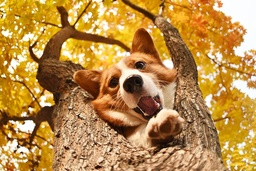
#> input picture code/example_images/corgi-tree.jpeg, 256 x 171 px, shrunk from 800 x 534 before the run, found by its file name
$ python FuzzyCMeans.py
#> lines starting #> are read from the running program, lines starting #| are printed output that depends on the picture
#> further down, img is the input picture: shape (171, 256, 3); mean B, G, R 73.7, 140.1, 185.4
from multiprocessing.dummy import Array
from cv2 import kmeans
import numpy as np
from matplotlib import pyplot as plt
from scipy.spatial import distance
import cv2
from sklearn.cluster import KMeans


def FuzzyCMeans(data, k):
#> called with data = array of shape (43776, 3), k = 4
    num_datapoints = len(data)
#> num_datapoints = 43776
    num_dimensions = len(data[0]) # x, y, z, ...
#> num_dimensions = 3
    f = 2 # fuzzy (how hard or soft clustering is)
    mem_values = np.random.dirichlet(np.ones(k), num_datapoints) #dirichlet --> make random mem_values that add to 1 basically
    centers = np.zeros((k, num_dimensions)) # initalize k centers with same dimensions as datapoints, all 0s

    # Calculate centroids
    for j in range(k):
        # Sum of all membership values (from datapoints) for a cluster j
        mem_sum = sum(np.power(mem_values[:,j], f))
        data_mem_sum = 0
        for i in range(num_datapoints):
            # Multiplying the membership values of the datapoint by the datapoint's x, y values
            dp_sum = np.multiply(np.power(mem_values[i, j], f), data[i, :])
            data_mem_sum += dp_sum
        centroid_pos = data_mem_sum / mem_sum
        centers[j] = np.reshape(centroid_pos, num_dimensions) # Update centers positions
#> this loop made 4 passes
#> (mem_sum, centroid_pos) on passes 1 to 4: (4390.7, [73.1, 139.3, 184.7]), (4399, [74.16, 140.7, 185.9]), (4346.6, [73.51, 140.2, 185.5]), (4371.3, [73.18, 139.8, 185.2])
#> after the loop, centers = [[73.1, 139.3, 184.7], [74.16, 140.7, 185.9], [73.51, 140.2, 185.5], [73.18, 139.8, 185.2]]
    # Recalculate the membership values
    for i in range(num_datapoints):
        # Calculate the total distance to ALL clusters (using Euclidean distance)
        total_dist = 0
        for j in range(k):
            total_dist += np.power(1/distance.euclidean(centers[j, 0:num_dimensions], data[i, 0:num_dimensions]), 1/(f-1))
        # New membership value is equal to the euclidean distance from a datapoint i to cluster j
        # divided by the total distance to all clusters from the same datapoint
        for j in range(k):
            new_weight = np.power((1/distance.euclidean(centers[j, 0:num_dimensions], data[i, 0:num_dimensions])), 1/(f-1)) / total_dist
            mem_values[i,j] = new_weight
    # Decide on a datapoint's primary cluster based on these updated values
    addZeros = np.zeros((num_datapoints, 1))
    img_data = data
    data = np.append(data, addZeros, axis=1)
    for i in range(num_datapoints):
        cluster_num = np.where(mem_values[i] == np.amax(mem_values[i]))
        data[i, num_dimensions-1] = cluster_num[0]
#> this loop made 43776 passes
#> cluster_num on passes 1 to 3: ([3],), ([3],), ([3],)
    return centers, data, img_data


k = 4
data = np.random.randint(100, size=(100,4)) # size=(m, n) => m samples of n size are pulled
# data = np.array([
#         [1,1,2,1],
#         [2,1,2,3],
#         [2,2,4,5],
#         [50,42,2,83],
#         [51,43,1,82],
#         [51,44,3,89],
#         [53,40,8,80]])
# data = np.array([[1, 2], [3, 4]])
# new_data = FuzzyCMeans(data, k)
img = cv2.imread("corgi-tree.jpeg", cv2.IMREAD_UNCHANGED)
reshaped_img = img.reshape((-1,3))
centers, new_data, img_data = FuzzyCMeans(reshaped_img, k)
centers = np.uint8(centers)
#> centers = [[73, 139, 184], [74, 140, 185], [73, 140, 185], [73, 139, 185]]
print(centers)
#| [[ 73 139 184]
#|  [ 74 140 185]
#|  [ 73 140 185]
#|  [ 73 139 185]]
# print(centers.flatten())
print(np.uint(new_data[:, 3]).flatten())
#> (printed output is left out)
segmented_image = centers[np.uint8(new_data[:, 3]).flatten()]
print(segmented_image)
#> (printed output is left out)
segmented_image = segmented_image.reshape((img.shape))
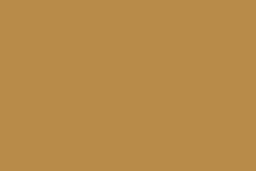
#> segmented_image: shape (171, 256, 3); mean B, G, R 73, 139, 184
COLOR_TABLE = {0:'r', 1:'b', 2:'p'}

# [6 lines of commented-out code are left out]


plt.imshow(segmented_image)
plt.pause(100)
# print(centers)
# print(new_data)
